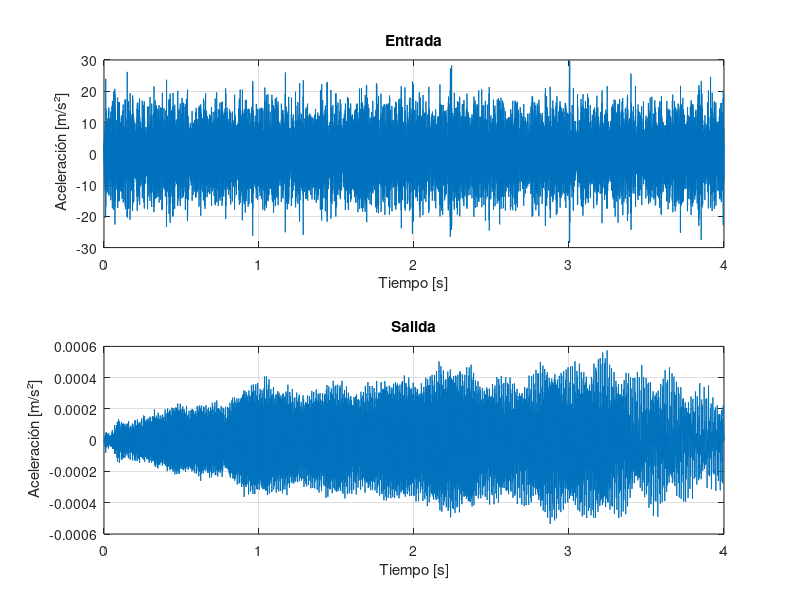
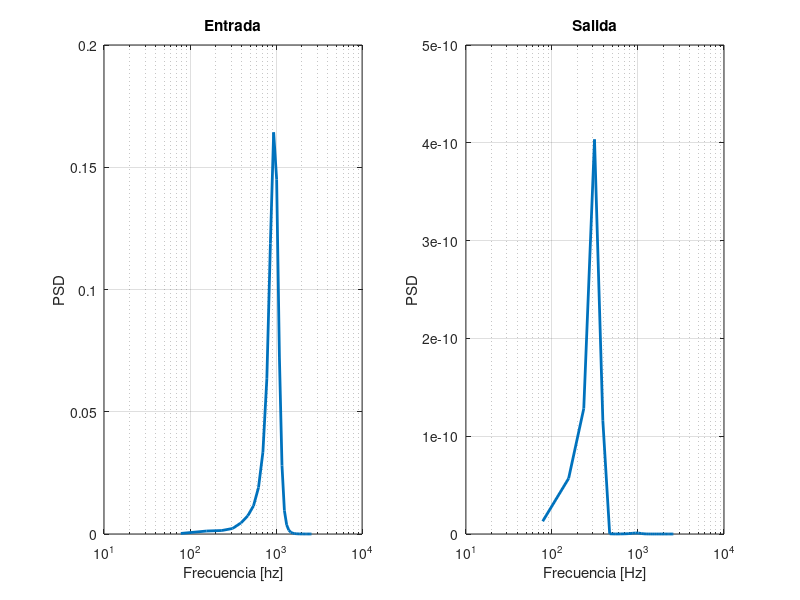
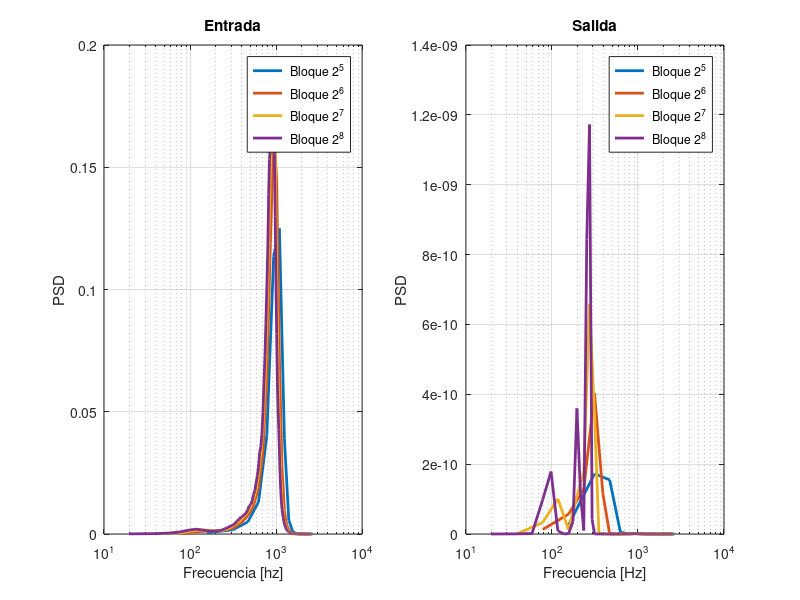

These charts were generated, in order, by the following MATLAB code:
close all; clear;
pkg load control
pkg load signal

load("aceleracion_g.mat");
accel = y;
load("fem_lng.mat");

N = length(X);
K = K(2:end, 2:end);
M = M(2:end, 2:end);

K_ = M\K;
F = K_(:,1);
C = zeros(1, N-1);
C(end) = 1;

K_ = M\K;
F_ = M\F;
[V,L] = eig(K_, 'vector');
[~, LIdx] = sort(L);

%Coordenadas modales
C = C*V;
P = V\F_;

[V,L] = eig(K_, 'vector');
[~, LIdx] = sort(L);

%Coordenadas modales
C = C*V;
P = V\F_;

% Modelo de orden Reducido
nr = 5;

idx_a = LIdx(1:nr);
idx_b = LIdx(1:nr);

L_a = diag(L(idx_a));
L_b = diag(L(idx_b));
P_a = P(idx_a, :);
P_b = P(idx_b, :);
C_a = C(:, idx_a);
C_b = C(:, idx_b);


% Modelo de estados
A = [zeros(nr)   eye(nr)
    -L_a         zeros(nr)];

B = [zeros(size(P_a))
    P_a];

C = [C_a zeros(size(C_a))];

D = C_b*inv(L_b)*P_b;

Mss = ss(A, B, C, D);
G = tf(Mss);


% ---------------------------

fs = 5000;
ts = 1/fs;
t = 0:ts:(length(accel)-1)*ts;
u = accel;


output = lsim(G, u, t);



nw = 2^6;
Su = pwelch(u, nw, 0.5, nw, fs);
Sy = pwelch(output, nw, 0.5, nw, fs);
Df = fs/nw;
f = (1:length(Su))*Df;

tM = length(accel)/5;
figure(1)
subplot(2,1,1)
plot(t(1:tM), u(1:tM));
ylabel(" Aceleración [m/s²]")
xlabel('Tiempo [s]');
title("Entrada");
grid on;

subplot(2,1,2)
plot(t(1:tM), output(1:tM));
ylabel(" Aceleración [m/s²]")
xlabel('Tiempo [s]');
title("Salida");
grid on;



figure(2)
subplot(1,2,1)
semilogx(f, Su, "LineWidth", 2);
ylabel('PSD');
xlabel('Frecuencia [hz]');
title("Entrada");
grid on;

subplot(1,2,2)
semilogx(f, Sy, "LineWidth", 2);
ylabel('PSD');
xlabel('Frecuencia [Hz]');
title("Salida");
grid on;


% Comparacion diferentes tamaño de bloques
for i = 5:8 
  nw = 2^i;
  Su = pwelch(u, nw, 0.5, nw, fs);
  Sy = pwelch(output, nw, 0.5, nw, fs);
  Df = fs/nw;
  f = (1:length(Su))*Df;

  figure(3)
  subplot(1,2,1)
  semilogx(f, Su, ["; Bloque 2^", int2str(i), ";"], "LineWidth", 2);
  ylabel('PSD');
  xlabel('Frecuencia [hz]');
  title("Entrada");
  grid on;
  hold on;

  subplot(1,2,2)
  semilogx(f, Sy, ["; Bloque 2^", int2str(i), ";"], "LineWidth", 2);
  ylabel('PSD');
  xlabel('Frecuencia [Hz]');
  title("Salida");
  grid on;
  hold on;
endfor
